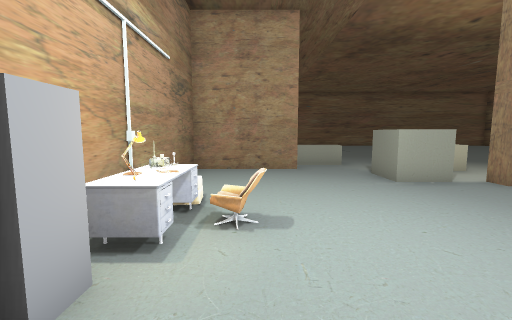
View 1 (above)

20 first-person views from a walk through a 3-D level made in the Godot game engine. The camera is 1.3 m above the floor, tilts 6° down and sees 90° across. The floor is counted in squares, 1 m on a side. Each view is taken from the middle of a square. On the plan, view 1 faces up. The plan holds only what a view shows up to about 13 squares ahead; the rest is blank.

View 2
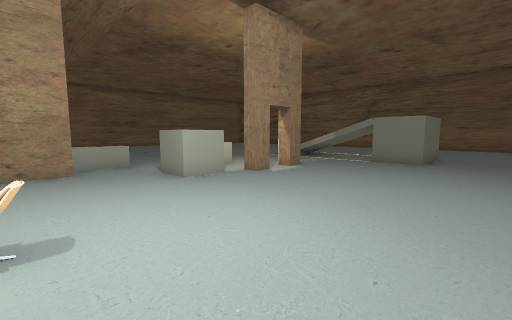

View 3
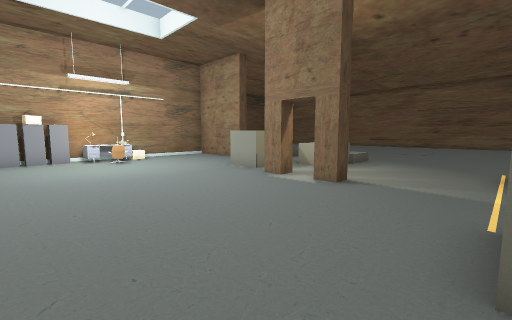

View 4
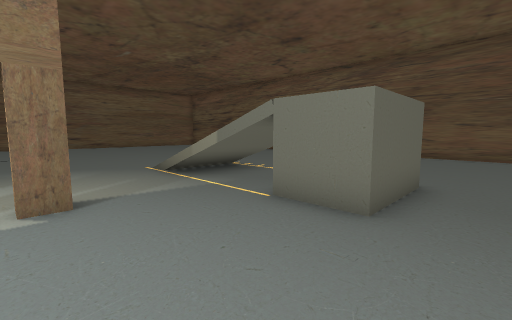

View 5
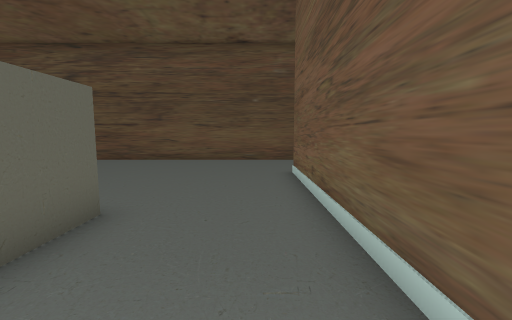

View 6
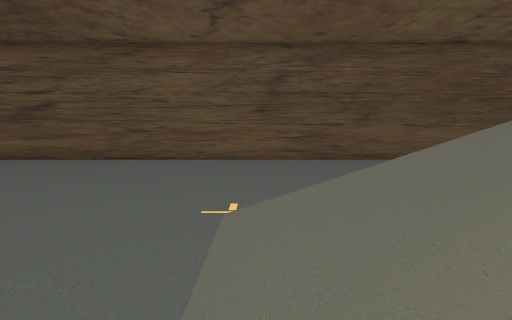

View 7
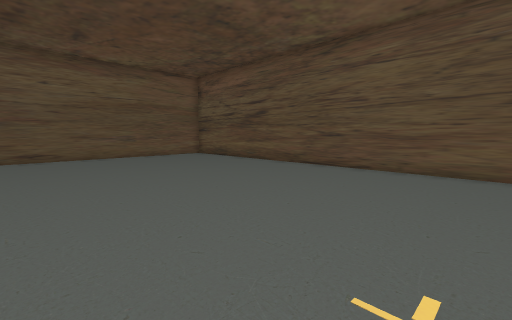

View 8
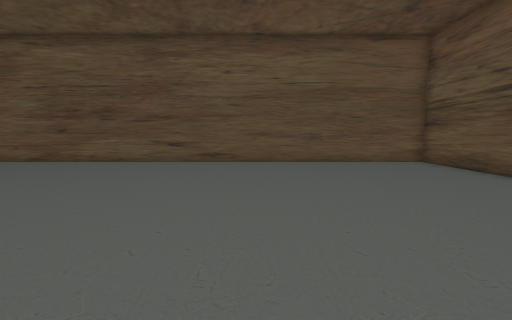

View 9
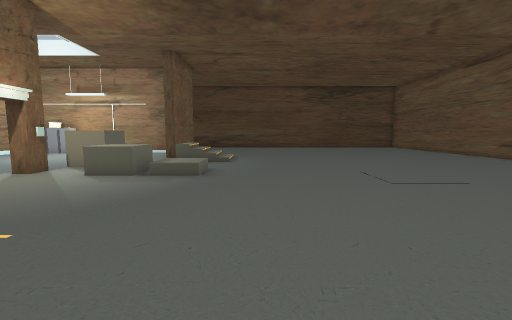

View 10
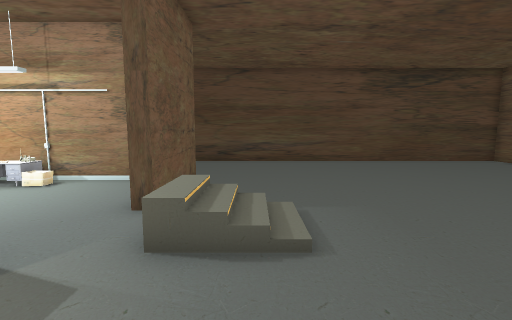

View 11
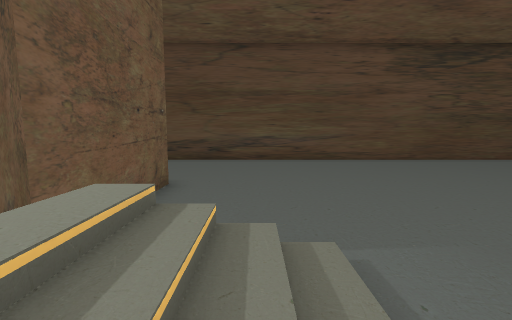

View 12
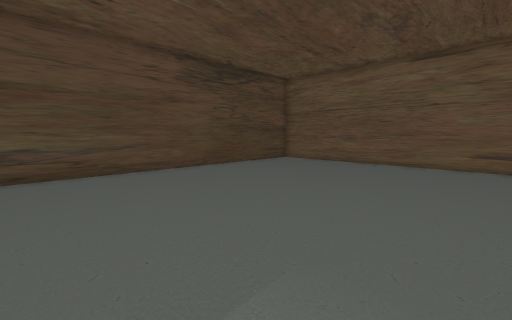

View 13
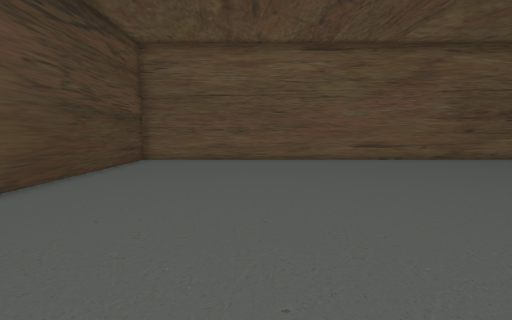

View 14
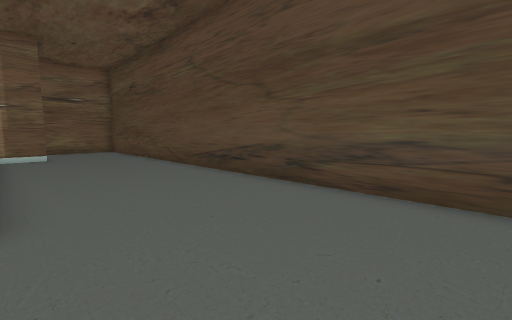

View 15
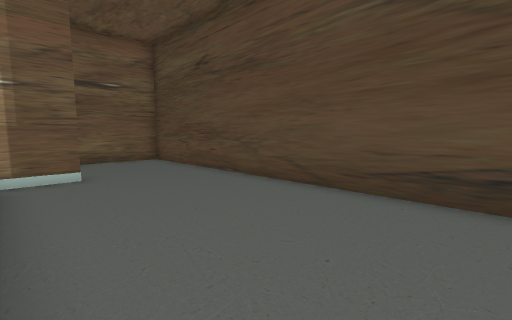

View 16
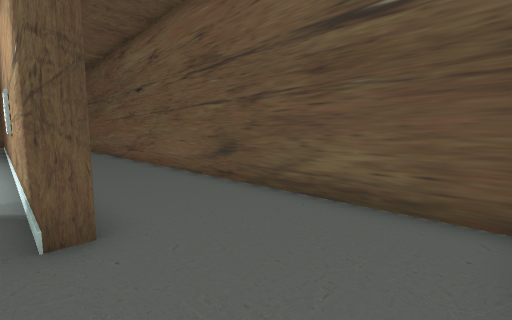

View 17
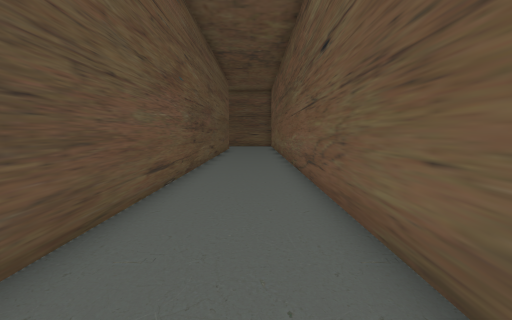

View 18
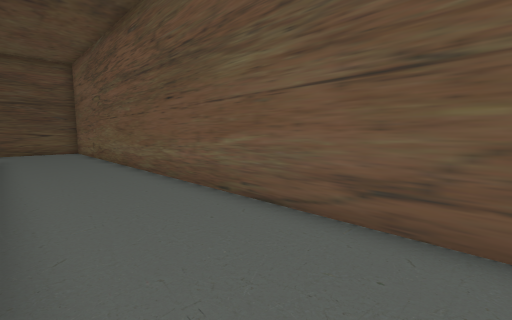

View 19
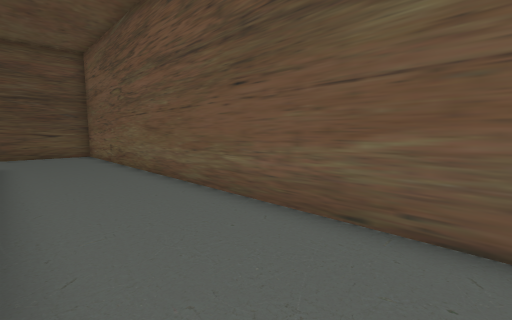

View 20
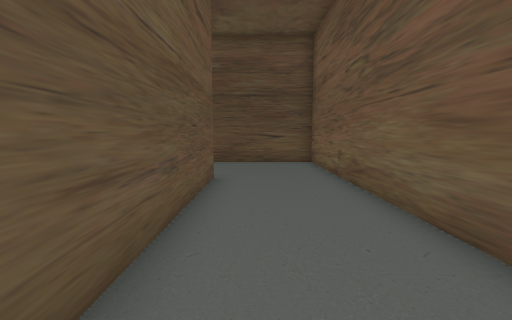

### Floor plan
Key: @ floor where view 1 was taken; # wall or solid block; x gap in a wall; . main floor; : floor 2 m higher than the main floor; / step, stairs or slope; = window, fence, low wall or low ledge; ^ raised ledge; E desk; C chair; L lamp; A cabinet.
Columns run from 9 left of view 1 to 24 right of it. Each row starts with its distance up from view 1.
 27 ##################################
 26 #................................#
 25 #................................#
 24 #................................#
 23 #................................#
 22 #................................#
 21 #................................#
 20 #................................#
 19 #................................#
 18 #................................#
 17 #................................#
 16 #................................#
 15 #................................#
 14 #................................#
 13 #..........//....................#
 12 #..........//..//................#
 11 #..........//..//................#
 10 #......####....^^....////........#
  9 #......#.......^^....=///........#
  8 #......#.....^^......=///. ......#
  7 #......#.....^^....../ //   .....#
  6 #......#........#x#../       ....#
  5 #......#............./      .....#
  4 #......#EC............    .......#
  3 #......#L............#  :........#
  2 #......A.........................#
  1 #......A.........................#
  0 #......A.@.......................#
 -1 #....########################....#
 -2 #................................#
 -3 #................................#
 -4 #................................#
 -5 #................................#
 -6 ##################################

Positions as (right, up) in squares from view 1, and headings:
1: (0, 0), facing up
2: (0, 0), facing up-right
3: (12, 0), facing up-left
4: (8, 1), facing up-right
5: (11, 0), facing right
6: (11, 10), facing right
7: (13, 10), facing up-right
8: (16, 15), facing up
9: (15, 14), facing left
10: (7, 12), facing left
11: (4, 12), facing left
12: (3, 12), facing up-left
13: (-3, 14), facing up
14: (-3, 14), facing down-left
15: (-3, 7), facing down-left
16: (-8, -1), facing down-right
17: (-2, -4), facing right
18: (4, -2), facing down-right
19: (7, -2), facing down-right
20: (12, -3), facing right
